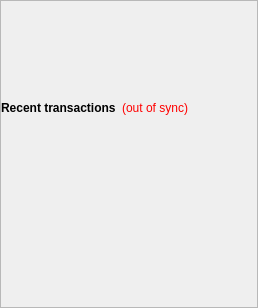
        <widget class="QFrame" name="frame_2">
         <property name="sizePolicy">
          <sizepolicy hsizetype="Preferred" vsizetype="Maximum">
           <horstretch>0</horstretch>
           <verstretch>0</verstretch>
          </sizepolicy>
         </property>
         <property name="frameShape">
          <enum>QFrame::StyledPanel</enum>
         </property>
         <property name="frameShadow">
          <enum>QFrame::Raised</enum>
         </property>
         <layout class="QVBoxLayout" name="verticalLayout">
          <property name="spacing">
           <number>0</number>
          </property>
          <property name="leftMargin">
           <number>0</number>
          </property>
          <property name="topMargin">
           <number>0</number>
          </property>
          <property name="rightMargin">
           <number>0</number>
          </property>
          <property name="bottomMargin">
           <number>0</number>
          </property>
          <item>
           <widget class="QLabel" name="labelLogo">
            <property name="minimumSize">
             <size>
              <width>0</width>
              <height>80</height>
             </size>
            </property>
            <property name="maximumSize">
             <size>
              <width>16777215</width>
              <height>80</height>
             </size>
            </property>
            <property name="text">
             <string/>
            </property>
           </widget>
          </item>
          <item>
           <spacer name="verticalSpacer_3">
            <property name="orientation">
             <enum>Qt::Vertical</enum>
            </property>
            <property name="sizeType">
             <enum>QSizePolicy::Fixed</enum>
            </property>
            <property name="sizeHint" stdset="0">
             <size>
              <width>20</width>
              <height>20</height>
             </size>
            </property>
           </spacer>
          </item>
          <item>
           <widget class="QWidget" name="widgetTransactionsTytle" native="true">
            <layout class="QHBoxLayout" name="horizontalLayout_2">
             <property name="leftMargin">
              <number>0</number>
             </property>
             <property name="topMargin">
              <number>0</number>
             </property>
             <property name="rightMargin">
              <number>0</number>
             </property>
             <property name="bottomMargin">
              <number>0</number>
             </property>
             <item>
              <widget class="QLabel" name="label_4">
               <property name="font">
                <font>
                 <weight>75</weight>
                 <bold>true</bold>
                </font>
               </property>
               <property name="text">
                <string>Recent transactions</string>
               </property>
              </widget>
             </item>
             <item>
              <widget class="QLabel" name="labelTransactionsStatus">
               <property name="cursor">
                <cursorShape>WhatsThisCursor</cursorShape>
               </property>
               <property name="toolTip">
                <string>The displayed information may be out of date. Your wallet automatically synchronizes with the SPDR network after a connection is established, but this process has not completed yet.</string>
               </property>
               <property name="styleSheet">
                <string notr="true">QLabel { color: red; }</string>
               </property>
               <property name="text">
                <string notr="true">(out of sync)</string>
               </property>
               <property name="alignment">
                <set>Qt::AlignRight|Qt::AlignTrailing|Qt::AlignVCenter</set>
               </property>
              </widget>
             </item>
             <item>
              <spacer name="horizontalSpacer">
               <property name="orientation">
                <enum>Qt::Horizontal</enum>
               </property>
               <property name="sizeHint" stdset="0">
                <size>
                 <width>40</width>
                 <height>10</height>
                </size>
               </property>
              </spacer>
             </item>
            </layout>
           </widget>
          </item>
          <item>
           <widget class="CustomList" name="listTransactions">
            <property name="sizePolicy">
             <sizepolicy hsizetype="Expanding" vsizetype="Preferred">
              <horstretch>0</horstretch>
              <verstretch>0</verstretch>
             </sizepolicy>
            </property>
            <property name="styleSheet">
             <string notr="true">QListView { background: transparent; }</string>
            </property>
            <property name="frameShape">
             <enum>QFrame::NoFrame</enum>
            </property>
            <property name="lineWidth">
             <number>1</number>
            </property>
            <property name="midLineWidth">
             <number>0</number>
            </property>
            <property name="verticalScrollBarPolicy">
             <enum>Qt::ScrollBarAlwaysOff</enum>
            </property>
            <property name="horizontalScrollBarPolicy">
             <enum>Qt::ScrollBarAlwaysOff</enum>
            </property>
            <property name="selectionMode">
             <enum>QAbstractItemView::NoSelection</enum>
            </property>
           </widget>
          </item>
         </layout>
        </widget>
